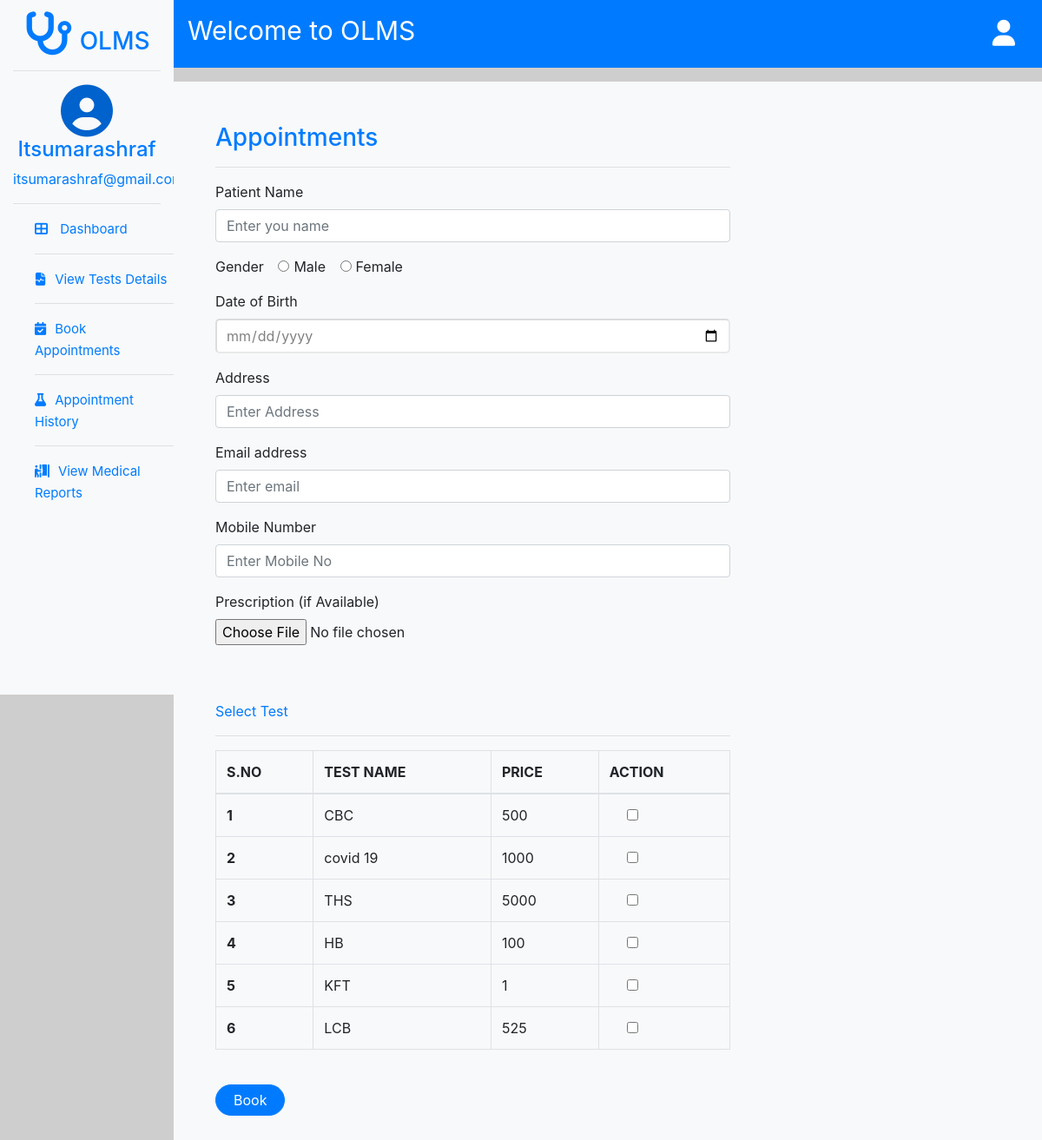
Screenshot of /userside/appointments/ (signed in) with the database file from the repository.
### adminside/models.py (models this page shows, shortened)
class test(models.Model):
    test_title = models.CharField(max_length=100)
    test_desc = models.CharField(max_length=200)
    test_interp = models.CharField(max_length=300)
    price = models.IntegerField()

### users/authmiddleware.py (the view)
    def middleware(request):
        if  not request.session.get('userlogged'):
            return redirect('userlogin')
        response = get_response(request)
        return response

### users/views.py (called while the page is built)
@userlogin_auth
def appointments(request):
    testitem = test.objects.all()
    return render(request, 'appointments.html',{'testitems':testitem})

### templates/appointments.html (shortened to what this page needs)
{% extends 'userbase.html' %}
{% block body %}
<div class="container  bg-light p-5 mt-3">
    <div class="row">
        <div class="col-lg-8">
            <h3 class="text-primary">Appointments</h3>
            <hr>
            <form method="POST" action="{% url 'aptsuccess' %}" enctype="multipart/form-data">
                <div class="form-group">
                    <label for="patientname">Patient Name</label>
                    <input type="text" class="form-control" id="patientname" name="patientname"
                        placeholder="Enter you name">
                </div>
                <div class="form-check-inline ">
                    <p>Gender</p>
                </div>
                <div class="form-check-inline">
                    <input class="form-check-input" type="radio" name="gender" id="male" value="male">
                    <label class="form-check-label" for="male">Male</label>
                </div>
                <div class="form-check-inline">
                    <input class="form-check-input" type="radio" name="gender" id="female" value="Female">
                    <label class="form-check-label" for="female">Female</label>
                </div>
                <div class="form-group">
                    <label for="dob">Date of Birth</label>
                    <input class="input-dob"type="date" id="dob" name="dob">
                </div>
                <div class="form-group">
                    <label for="ro">Address</label>
                    <input class="form-control" type="text" id="ro" name="address" placeholder="Enter Address">
                </div>
                <div class="form-group">
                    <label for="email">Email address</label>
                    <input type="email" class="form-control" id="email" name="email" placeholder="Enter email">
                </div>
                <div class="form-group">
                    <label for="phone">Mobile Number</label>
                    <input type="phone" class="form-control" id="phone" name="phone" placeholder="Enter Mobile No">
                </div>
                <div class="form-group">
                    <label for="prescription">Prescription (if Available)</label>
                    <input type="file" class="form-control-file" name="file" id="prescription">
                </div>
                <br>
                <br>
                <p class="text-primary">Select Test</p>
                <hr>
                <table class="table table-bordered">
                    <thead>
                        <tr>
                            <th scope="col">S.NO</th>
                            <th scope="col">TEST NAME</th>
                            <th scope="col">PRICE</th>
                            <th scope="col">ACTION</th>
                        </tr>
                    </thead>
                    <tbody>
                    <tbody>
                        {% for testitem in testitems %}
                        <tr>
                            <th scope="row">{{forloop.counter}}</th>
                            <td>{{ testitem.test_title }}</td>
                            <td>{{ testitem.price }}</td>
                            <td>
                                <div class="form-check">
                                    <input type="checkbox" class="{{ testitem.id }}" name="choice[]" value="{{ testitem.test_title }}">
                                    <br>
                                  </div>
                            </td>
                        </tr>
                        {% endfor %}
                    </tbody>
                    </tbody>
                </table>
                <br>
                <button style="border-radius: 20px; padding:5px 20px 5px 20px;" type="submit"
                    class="btn btn-primary">Book</button>
            </form>
            {% endblock %}

### templates/userbase.html (style rules this page uses)
body { margin: 0; padding: 0; background-color: rgb(207, 206, 206); }

### templates/appointments.html (style rules this page uses)
.input-dob { height: 40px; padding: 10px; border-color: rgb(109 109 109 / 15%); border-radius: 5px; color: grey; width: 100%; }

### rows the page displays
test: test_title "CBC", price "500"
test: test_title "covid 19", price "1000"
test: test_title "THS", price "5000"
test: test_title "HB", price "100"
test: test_title "KFT", price "1"
test: test_title "LCB", price "525"

### other values shown
{{ request.session.userlogged }} "Itsumarashraf"
{{ request.session.useremail }} "itsumarashraf@gmail.com"
